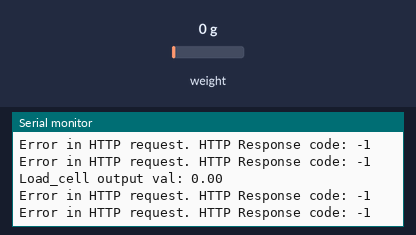
A sketch run on a simulated ESP8266 (NodeMCU). Shown: the last lines printed to the serial monitor. The test bench sets the inputs (shaded band); at power-on: weight on the scale 0 g. WiFi joins after 1.5 s; servers stay silent unless stated.

Above: at 5.1 s.
5.2 s: weight on the scale set to 100 g
At 5.27 s:
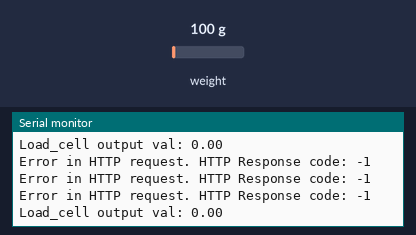
6.7 s: weight on the scale set to 1250 g
At 6.88 s:
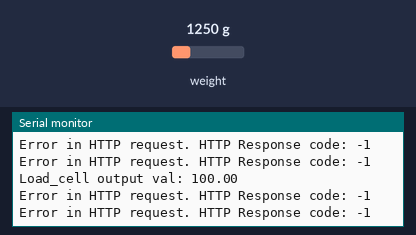
Timing chart, 0 to 9.7 s (numbered marks = the images above; inputs shaded):
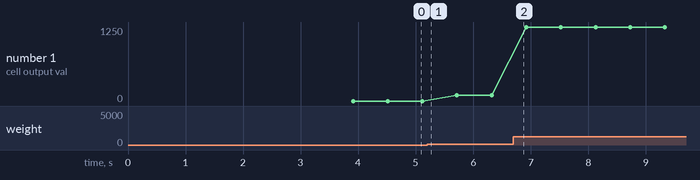

Measured:
- plotted number 1: 0 → 100 after the input at 5.2 s, 100 → 1250 after the input at 6.7 s

The sketch:

ngForce_fullandfinal.ino
```cpp
#include <HX711_ADC.h>
#if defined(ESP8266)|| defined(ESP32) || defined(AVR)
#include <EEPROM.h>
#endif
#include <ESP8266WiFi.h>
#include <ESP8266HTTPClient.h>

#include "appsettings.h"

const int trig = 5;
// Replace with your WiFi credentials
const char* ssid = _ssid;
const char* password = _password;

const int HX711_sck = 2; //mcu > HX711 sck pin
const int HX711_dout = 4; //mcu > HX711 dout pin
HX711_ADC LoadCell(HX711_dout, HX711_sck);

bool ignition = false;
unsigned long t = 0;
double reading, c = 0;
const int calVal_eepromAdress = 0;

void updateServer(String url){
  WiFiClient client;
  HTTPClient httpclient;
  httpclient.addHeader("x-api-key",String(_key));
  httpclient.begin(client, url);
  // Start the HTTP request with WiFi client and URL
  int httpResponseCode = httpclient.GET(); // Send the GET request
  httpclient.end();
}

void setup() {
  pinMode(trig,OUTPUT);
  Serial.begin(115200);
  delay(10);
  Serial.println();
  Serial.println("Starting...");
  LoadCell.begin();
  //LoadCell.setReverseOutput(); //uncomment to turn a negative output value to positive
  float calibrationValue; // calibration value (see example file "Calibration.ino")
  calibrationValue = 44.50; // uncomment this if you want to set the calibration value in the sketch
  #if defined(ESP8266)|| defined(ESP32)
  //EEPROM.begin(512); // uncomment this if you use ESP8266/ESP32 and want to fetch the calibration value from eeprom
  #endif
  //EEPROM.get(calVal_eepromAdress, calibrationValue); // uncomment this if you want to fetch the calibration value from eeprom
  unsigned long stabilizingtime = 2000; // preciscion right after power-up can be improved by adding a few seconds of stabilizing time
  boolean _tare = true; //set this to false if you don't want tare to be performed in the next step
  LoadCell.start(stabilizingtime, _tare);
  if (LoadCell.getTareTimeoutFlag()) {
    Serial.println("Timeout, check MCU - HX711 wiring and pin designations");
    while (1);
  }
  else {
    LoadCell.setCalFactor(calibrationValue); // set calibration value (float)
    Serial.println("HX711 startup is complete");
  }
  // Connect to WiFi
  WiFi.begin(ssid, password);
  Serial.print("Connecting to WiFi");
  while (WiFi.status() != WL_CONNECTED) {
    delay(500);
    Serial.print(".");
  }
  Serial.println("\nConnected to WiFi");
}

void loop() {

  static boolean newDataReady = 0;
  const int serialPrintInterval = 500; //increase value to slow down serial print activity

  // check for new data/start next conversion:
  if (LoadCell.update()) newDataReady = true;

  // get smoothed value from the dataset:
  if (newDataReady) {
    if (millis() > t + serialPrintInterval) {
       reading = LoadCell.getData();
      Serial.print("Load_cell output val: ");
      Serial.println(reading);
      newDataReady = 0;
      t = millis();
    }
  }

  // Set up WiFi client and HTTPClient
  WiFiClient client;
  HTTPClient httpclient;
  httpclient.addHeader("x-api-key",String(_key));

  if(reading < 0) reading = 0.0; // avoid negative readings!

  String url;
  if(ignition == false){
    url = String(_endpoint1);
  }
  else{
    url =  String(_endpoint2) + String(reading);
  }

  // Start the HTTP request with WiFi client and URL
  httpclient.begin(client, url);

  int httpResponseCode = httpclient.GET(); // Send the GET request

  if (httpResponseCode > 0) {
    Serial.print("HTTP Response code: ");
    Serial.println(httpResponseCode);

    String payload = httpclient.getString(); // Get the response payload
    Serial.println("Response payload:");
    Serial.println(payload);

    if(ignition == false && payload == "true"){
      ignition = true;
      digitalWrite(trig,HIGH);
    }

    if(ignition == true){
      c += 1;
    }
    if(c >= 1000 && reading < 40){
      ignition = false;
      digitalWrite(trig,LOW);
      c = 0;
      updateServer(String(_endpoint3));
    }

  } else {
    Serial.print("Error in HTTP request. HTTP Response code: ");
    Serial.println(httpResponseCode);
  }

  httpclient.end(); // Close the connection

//  delay(1000); // Delay for 5 seconds before making the next request
}
```

appsettings.h
```cpp
const char* _ssid = "Circuit";
const char* _password = "ekds6118";

// API key
const char* _key = "7b2dd5db-27db-46b6-b6c3-18f2a547b243";

// ApiEndpoint
const char* _endpoint1 = "http://127.0.0.1:5080/g1/ngforce/ignition/";
const char* _endpoint2 = "http://127.0.0.1:5080/g1/ngforce/engine/";
const char* _endpoint3 = "http://127.0.0.1:5080/g1/ngforce/ignition/0";
```
